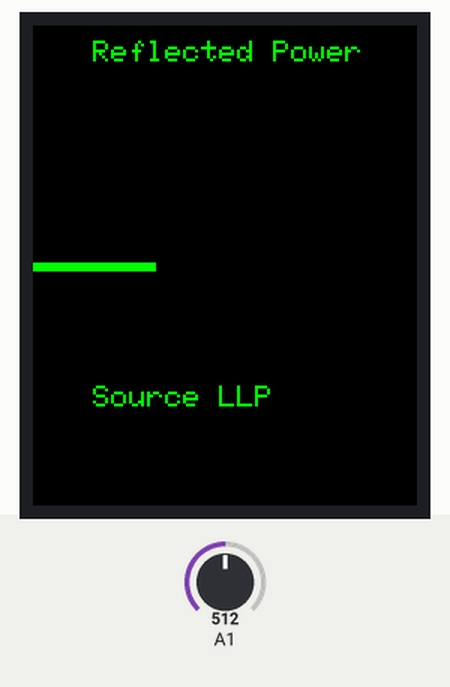
Bench run of a sketch on a simulated Arduino Uno, built with avr-gcc and run on an emulated ATmega328P. Shown: 128×160 colour display. Inputs (shaded band) come from the test bench; at power-on: A1 = 512.

Above: at 1.3 s.
1.4 s: A1 set to 716
At 1.82 s:
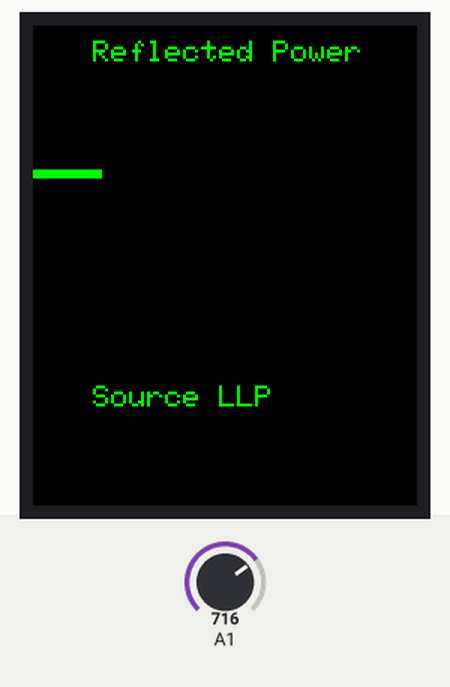
4.0 s: A1 set to 900
At 4.24 s:
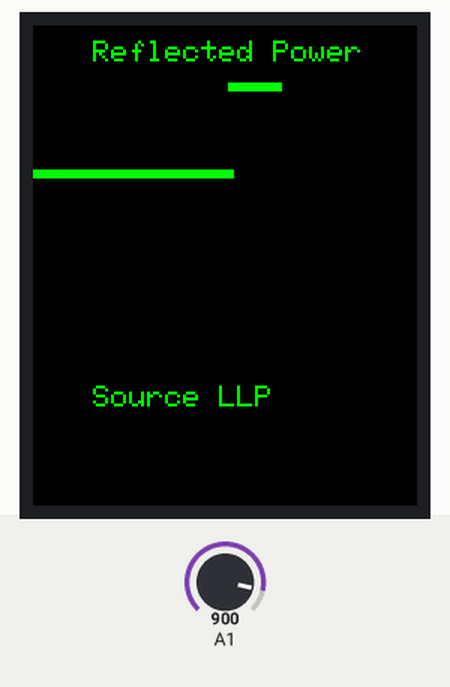
5.5 s: A1 set to 1023
At 5.74 s:
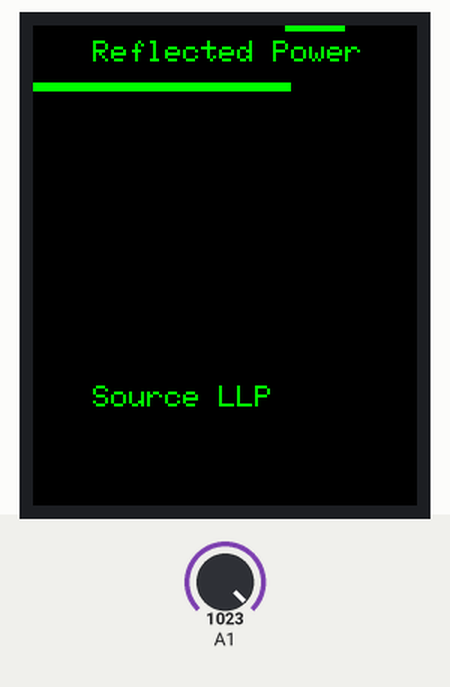
Timing chart, 0 to 8.5 s (numbered marks = the images above; inputs shaded):
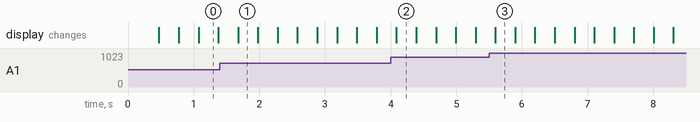

The sketch:

oscilloscope_BM_ST7735.ino
```cpp
// Adafruit and SPI libraries

#include <Adafruit_GFX.h>
#include <Adafruit_ST7735.h>
#include <Adafruit_ST7789.h>
#include <SPI.h>

// Pins
#define TFT_DC 8
#define TFT_CS 10
#define TFT_MISO 12
#define TFT_SCLK 13
#define TFT_MOSI 11
#define TFT_RST 9

#define ST7735_TFTWIDTH_128 128
#define ST7735_TFTHEIGHT_128 128

Adafruit_ST7735 tft = Adafruit_ST7735(TFT_CS, TFT_DC, TFT_MOSI, TFT_SCLK, TFT_RST);
// Create ST7735 instance

//Adafruit_ST7735 tft = Adafruit_ST7735(TFT_CS, TFT_DC, TFT_MOSI, TFT_SCLK, TFT_RST);

// Variable for the X coordinate.
int xPos = 0;

void  setup () {
   // Start TFT
  Serial.begin (9600);
  tft.initR(INITR_BLACKTAB);
  tft.fillScreen(ST7735_BLACK);
  tft.setTextColor(ST7735_GREEN);
  //tft.setRotation (0); // Horizontal
  //clear()  // function to clean the screen

  tft.drawPixel(tft.width()/2, tft.height()/2, ST7735_GREEN);
  tft.drawPixel(64, 90, ST7735_WHITE);
}

void  loop () {
   // We read the value of the voltage
  int voltage = analogRead (A1);
  //voltage = analogRead(A1)*(3.3/1023.0);
  int voltageScaled = map (voltage, 0, 1023, 0, tft.height ());
  // We draw a 3x3 pixel rectangle
  tft.fillRect (xPos, tft.height ()-voltageScaled-1, 3, 3, ST7735_GREEN);
  // We check if we have already reached the edge of the TFT

 if (xPos >= tft.width()-1){
    xPos = 0;
    clean();
  }
  else {
    xPos ++;
  }
  delay (5); //Sampling time
}

void clean ()
{
  tft.fillScreen (ST7735_BLACK);
  tft.setTextSize (1);
  tft.setTextColor (ST7735_GREEN);
  tft.setCursor(20,5);
  tft. print ( "Reflected Power" );

  tft.setTextColor (ST7735_GREEN);
  tft. setCursor (20,120);
  tft. print ( "Source LLP" );
}
```
